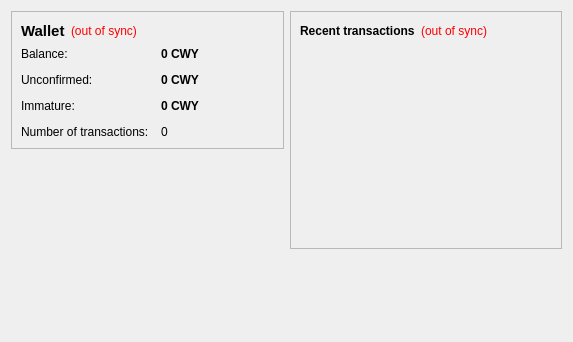
<?xml version="1.0" encoding="UTF-8"?>
<ui version="4.0">
 <class>OverviewPage</class>
 <widget class="QWidget" name="OverviewPage">
  <property name="geometry">
   <rect>
    <x>0</x>
    <y>0</y>
    <width>573</width>
    <height>342</height>
   </rect>
  </property>
  <property name="windowTitle">
   <string>Form</string>
  </property>
  <layout class="QHBoxLayout" name="horizontalLayout" stretch="1,1">
   <item>
    <layout class="QVBoxLayout" name="verticalLayout_2">
     <item>
      <widget class="QFrame" name="frame">
       <property name="frameShape">
        <enum>QFrame::StyledPanel</enum>
       </property>
       <property name="frameShadow">
        <enum>QFrame::Raised</enum>
       </property>
       <layout class="QVBoxLayout" name="verticalLayout_4">
        <item>
         <layout class="QHBoxLayout" name="horizontalLayout_4">
          <item>
           <widget class="QLabel" name="label_5">
            <property name="font">
             <font>
              <pointsize>11</pointsize>
              <weight>75</weight>
              <bold>true</bold>
             </font>
            </property>
            <property name="text">
             <string>Wallet</string>
            </property>
           </widget>
          </item>
          <item>
           <widget class="QLabel" name="labelWalletStatus">
            <property name="toolTip">
             <string>The displayed information may be out of date. Your wallet automatically synchronizes with the CoinWayne network after a connection is established, but this process has not completed yet.</string>
            </property>
            <property name="styleSheet">
             <string notr="true">QLabel { color: red; }</string>
            </property>
            <property name="text">
             <string notr="true">(out of sync)</string>
            </property>
            <property name="alignment">
             <set>Qt::AlignLeading|Qt::AlignLeft|Qt::AlignVCenter</set>
            </property>
           </widget>
          </item>
          <item>
           <spacer name="horizontalSpacer_2">
            <property name="orientation">
             <enum>Qt::Horizontal</enum>
            </property>
            <property name="sizeHint" stdset="0">
             <size>
              <width>40</width>
              <height>20</height>
             </size>
            </property>
           </spacer>
          </item>
         </layout>
        </item>
        <item>
         <layout class="QFormLayout" name="formLayout_2">
          <property name="fieldGrowthPolicy">
           <enum>QFormLayout::AllNonFixedFieldsGrow</enum>
          </property>
          <property name="horizontalSpacing">
           <number>12</number>
          </property>
          <property name="verticalSpacing">
           <number>12</number>
          </property>
          <item row="0" column="0">
           <widget class="QLabel" name="label">
            <property name="text">
             <string>Balance:</string>
            </property>
           </widget>
          </item>
          <item row="0" column="1">
           <widget class="QLabel" name="labelBalance">
            <property name="font">
             <font>
              <weight>75</weight>
              <bold>true</bold>
             </font>
            </property>
            <property name="cursor">
             <cursorShape>IBeamCursor</cursorShape>
            </property>
            <property name="toolTip">
             <string>Your current balance</string>
            </property>
            <property name="text">
             <string notr="true">0 CWY</string>
            </property>
            <property name="textInteractionFlags">
             <set>Qt::LinksAccessibleByMouse|Qt::TextSelectableByKeyboard|Qt::TextSelectableByMouse</set>
            </property>
           </widget>
          </item>
          <item row="1" column="0">
           <widget class="QLabel" name="label_3">
            <property name="text">
             <string>Unconfirmed:</string>
            </property>
           </widget>
          </item>
          <item row="1" column="1">
           <widget class="QLabel" name="labelUnconfirmed">
            <property name="font">
             <font>
              <weight>75</weight>
              <bold>true</bold>
             </font>
            </property>
            <property name="cursor">
             <cursorShape>IBeamCursor</cursorShape>
            </property>
            <property name="toolTip">
             <string>Total of transactions that have yet to be confirmed, and do not yet count toward the current balance</string>
            </property>
            <property name="text">
             <string notr="true">0 CWY</string>
            </property>
            <property name="textInteractionFlags">
             <set>Qt::LinksAccessibleByMouse|Qt::TextSelectableByKeyboard|Qt::TextSelectableByMouse</set>
            </property>
           </widget>
          </item>
          <item row="3" column="0">
           <widget class="QLabel" name="label_2">
            <property name="text">
             <string>Number of transactions:</string>
            </property>
           </widget>
          </item>
          <item row="3" column="1">
           <widget class="QLabel" name="labelNumTransactions">
            <property name="toolTip">
             <string>Total number of transactions in wallet</string>
            </property>
            <property name="text">
             <string notr="true">0</string>
            </property>
           </widget>
          </item>
          <item row="2" column="0">
           <widget class="QLabel" name="labelImmatureText">
            <property name="text">
             <string>Immature:</string>
            </property>
           </widget>
          </item>
          <item row="2" column="1">
           <widget class="QLabel" name="labelImmature">
            <property name="font">
             <font>
              <weight>75</weight>
              <bold>true</bold>
             </font>
            </property>
            <property name="toolTip">
             <string>Mined balance that has not yet matured</string>
            </property>
            <property name="text">
             <string notr="true">0 CWY</string>
            </property>
            <property name="textInteractionFlags">
             <set>Qt::LinksAccessibleByMouse|Qt::TextSelectableByKeyboard|Qt::TextSelectableByMouse</set>
            </property>
           </widget>
          </item>
         </layout>
        </item>
       </layout>
      </widget>
     </item>
     <item>
      <spacer name="verticalSpacer">
       <property name="orientation">
        <enum>Qt::Vertical</enum>
       </property>
       <property name="sizeHint" stdset="0">
        <size>
         <width>20</width>
         <height>40</height>
        </size>
       </property>
      </spacer>
     </item>
    </layout>
   </item>
   <item>
    <layout class="QVBoxLayout" name="verticalLayout_3">
     <item>
      <widget class="QFrame" name="frame_2">
       <property name="frameShape">
        <enum>QFrame::StyledPanel</enum>
       </property>
       <property name="frameShadow">
        <enum>QFrame::Raised</enum>
       </property>
       <layout class="QVBoxLayout" name="verticalLayout">
        <item>
         <layout class="QHBoxLayout" name="horizontalLayout_2">
          <item>
           <widget class="QLabel" name="label_4">
            <property name="text">
             <string>&lt;b&gt;Recent transactions&lt;/b&gt;</string>
            </property>
           </widget>
          </item>
          <item>
           <widget class="QLabel" name="labelTransactionsStatus">
            <property name="toolTip">
             <string>The displayed information may be out of date. Your wallet automatically synchronizes with the CoinWayne network after a connection is established, but this process has not completed yet.</string>
            </property>
            <property name="styleSheet">
             <string notr="true">QLabel { color: red; }</string>
            </property>
            <property name="text">
             <string notr="true">(out of sync)</string>
            </property>
            <property name="alignment">
             <set>Qt::AlignRight|Qt::AlignTrailing|Qt::AlignVCenter</set>
            </property>
           </widget>
          </item>
          <item>
           <spacer name="horizontalSpacer">
            <property name="orientation">
             <enum>Qt::Horizontal</enum>
            </property>
            <property name="sizeHint" stdset="0">
             <size>
              <width>40</width>
              <height>20</height>
             </size>
            </property>
           </spacer>
          </item>
         </layout>
        </item>
        <item>
         <widget class="QListView" name="listTransactions">
          <property name="styleSheet">
           <string notr="true">QListView { background: transparent; }</string>
          </property>
          <property name="frameShape">
           <enum>QFrame::NoFrame</enum>
          </property>
          <property name="verticalScrollBarPolicy">
           <enum>Qt::ScrollBarAlwaysOff</enum>
          </property>
          <property name="horizontalScrollBarPolicy">
           <enum>Qt::ScrollBarAlwaysOff</enum>
          </property>
          <property name="selectionMode">
           <enum>QAbstractItemView::NoSelection</enum>
          </property>
         </widget>
        </item>
       </layout>
      </widget>
     </item>
     <item>
      <spacer name="verticalSpacer_2">
       <property name="orientation">
        <enum>Qt::Vertical</enum>
       </property>
       <property name="sizeHint" stdset="0">
        <size>
         <width>20</width>
         <height>40</height>
        </size>
       </property>
      </spacer>
     </item>
    </layout>
   </item>
  </layout>
 </widget>
 <resources/>
 <connections/>
</ui>
